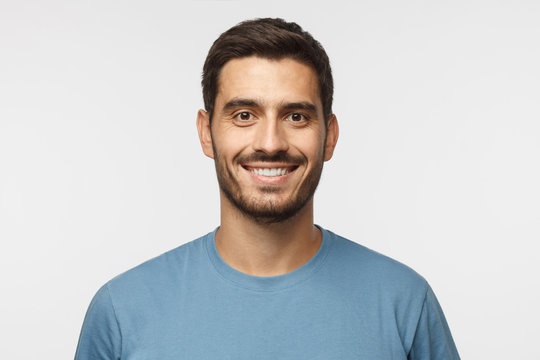
#> input picture OPEN_CV/potrate.jpg, 540 x 360 px
$ python 'ex31(Region_of_Interest).py'
#> lines starting #> are read from the running program, lines starting #| are printed output that depends on the picture
import cv2

img= cv2.imread("potrate.jpg")
#> img is the input picture: shape (360, 540, 3); mean B, G, R 203.9, 202.8, 201.3
crop=img[11:236,197:337]
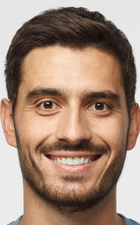
#> crop: shape (225, 140, 3); mean B, G, R 119.7, 136.3, 163.2
img[11:236,337:477]=crop
img[11:236,57:197]=crop
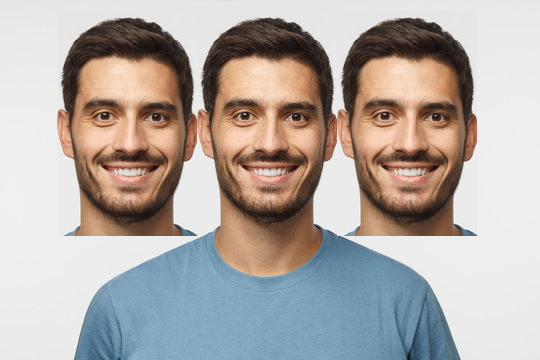
#> img: shape (360, 540, 3); mean B, G, R 166.3, 170.6, 177.8

cv2.imshow("window",img)
cv2.imwrite("potrate1.jpg",img)
cv2.waitKey(0)
cv2.destroyAllWindows()
